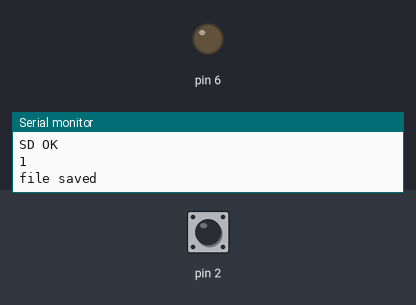
The sketch below on a simulated Arduino Uno, built for the host (arithmetic inside an expression is 32-bit, double 64-bit). Shown: output pins drawn as LEDs (lit = HIGH), the last lines printed to the serial monitor. Inputs (shaded band) come from the test bench; at power-on: pin 2 HIGH. Storage starts empty.

Above: at 1.2 s.
1.3 s: pin 2 pulled LOW for 0.15 s
At 1.42 s:
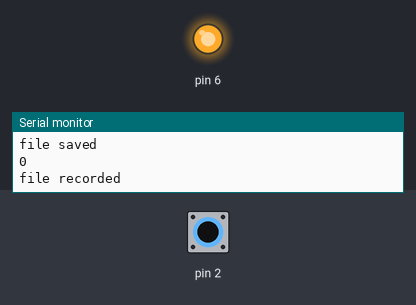
3.0 s: pin 2 pulled LOW for 3.2 s
At 6.5 s:
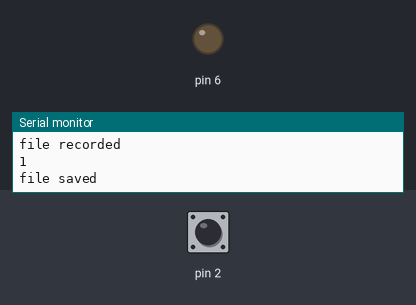
Timing chart, 0 to 8.0 s (numbered marks = the images above; inputs shaded):
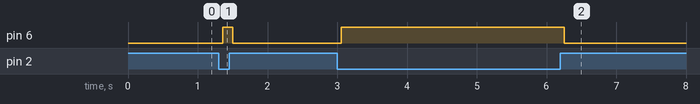

The sketch:

Final_Microphone_code.ino
```cpp
/*
Steps:
1. Edit pcmConfig.h
    a: On Uno or non-mega boards, #define buffSize 128. May need to increase.
    b: Uncomment #define ENABLE_RECORDING and #define BLOCK_COUNT 10000UL

2. Usage is as below. See https://github.com/TMRh20/TMRpcm/wiki/Advanced-Features#wiki-recording-audio for
   additional informaiton.
*/

#include <SD.h>
#include <SPI.h>
#include <TMRpcm.h>
#define SD_ChipSelectPin 10

TMRpcm audio;
TMRpcm tmrpcm;   // create an object for use in this sketch

int audiofile = 0;
unsigned long i = 0;
bool recmode = 0;
int buttonState;
int lastButtonState = LOW;
unsigned long lastDebounceTime = 0;  // the last time the output pin was toggled
unsigned long debounceDelay = 50;    // the debounce time; increase if the output flicker


void setup() {
//  pinMode(14, INPUT);
  tmrpcm.speakerPin = 9; //5,6,11 or 46 on Mega, 9 on Uno, Nano, etc
  pinMode(6, OUTPUT);
  pinMode(2, INPUT_PULLUP);
//  attachInterrupt(digitalPinToInterrupt(2), button, RISING);
    Serial.begin(9600);

  if (!SD.begin(SD_ChipSelectPin)) {
    Serial.println("SD NOT OK");
    return;
  }else{
    Serial.println("SD OK");
  }

  audio.CSPin = SD_ChipSelectPin;

}

void loop() {
  int reading = digitalRead(2);

  if (reading != lastButtonState) {
    // reset the debouncing timer
    lastDebounceTime = millis();
  }

  if ((millis() - lastDebounceTime) > debounceDelay) {
    // whatever the reading is at, it's been there for longer than the debounce
    // delay, so take it as the actual current state:

    // if the button state has changed:
    if (reading != buttonState) {
      buttonState = reading;
      Serial.println(buttonState);
      if(buttonState == 0){
        recmode = 0;
      }else{
        recmode = 1;
      }

      recordOnOff();
    }
  }

  lastButtonState = reading;

  if (SD.exists("file.wav")){
    playMusic();
    Serial.println("music shoudl be playing");
  }
}

void playMusic() {
  tmrpcm.play("file.wav");
}
void recordOnOff() {

  if (recmode == 0) {
    recmode = 1;
//  audiofile++;

//  RESET COUNTER IF MAX NUMBER OF TRACKS IS EXCEEDED
//    if (audiofile >= 11) {
//      audiofile = 1;
//    };

    if (SD.exists("file.wav")) {
      SD.remove("file.wav");
    }

    digitalWrite(6, HIGH);
    audio.startRecording("file.wav", 16000, A0);

    Serial.println("file recorded");

//  CODE FOR WRITING MULTIPLE TRACKS
//    switch (audiofile) {
//      case 1: audio.startRecording("1.wav", 16000, A0);
//        Serial.println("startRecording was fired");
//      break;
//      case 2: audio.startRecording("2.wav", 16000, A0); break;
//      case 3: audio.startRecording("3.wav", 16000, A0); break;
//      case 4: audio.startRecording("4.wav", 16000, A0); break;
//      case 5: audio.startRecording("5.wav", 16000, A0); break;
//      case 6: audio.startRecording("6.wav", 16000, A0); break;
//      case 7: audio.startRecording("7.wav", 16000, A0); break;
//      case 8: audio.startRecording("8.wav", 16000, A0); break;
//      case 9: audio.startRecording("9.wav", 16000, A0); break;
//      case 10: audio.startRecording("10.wav", 16000, A0); break;
//    }
  }

  else {
    recmode = 0;

    digitalWrite(6, LOW);
    audio.stopRecording("file.wav");
    Serial.println("file saved");

//  CODE FOR SAVING MULTIPLE TRACKS
//    switch (audiofile) {
//      case 1: audio.stopRecording("1.wav");
//        Serial.println("stopRecording was fired");
//      break;
//      case 2: audio.stopRecording("2.wav"); break;
//      case 3: audio.stopRecording("3.wav"); break;
//      case 4: audio.stopRecording("4.wav"); break;
//      case 5: audio.stopRecording("5.wav"); break;
//      case 6: audio.stopRecording("6.wav"); break;
//      case 7: audio.stopRecording("7.wav"); break;
//      case 8: audio.stopRecording("8.wav"); break;
//      case 9: audio.stopRecording("9.wav"); break;
//      case 10: audio.stopRecording("10.wav"); break;
//    }
  }
}
```

Measured:
- after the input at 1.3 s, pin 6: LOW → HIGH after 0.05 s, → LOW 0.15 s later
- after the input at 3.0 s, pin 6: LOW → HIGH after 0.06 s, → LOW 3.2 s later
